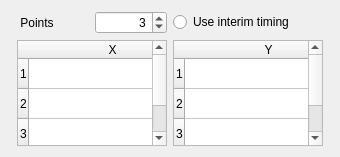
                   <widget class="QWidget" name="LPiecewiseLinear">
                    <property name="geometry">
                     <rect>
                      <x>0</x>
                      <y>0</y>
                      <width>340</width>
                      <height>157</height>
                     </rect>
                    </property>
                    <attribute name="label">
                     <string>Piecewise Linear</string>
                    </attribute>
                    <layout class="QGridLayout" name="gridLayout_85">
                     <item row="0" column="2">
                      <spacer name="verticalSpacer_27">
                       <property name="orientation">
                        <enum>Qt::Vertical</enum>
                       </property>
                       <property name="sizeHint" stdset="0">
                        <size>
                         <width>20</width>
                         <height>40</height>
                        </size>
                       </property>
                      </spacer>
                     </item>
                     <item row="1" column="0">
                      <spacer name="horizontalSpacer_18">
                       <property name="orientation">
                        <enum>Qt::Horizontal</enum>
                       </property>
                       <property name="sizeHint" stdset="0">
                        <size>
                         <width>38</width>
                         <height>20</height>
                        </size>
                       </property>
                      </spacer>
                     </item>
                     <item row="1" column="1" colspan="2">
                      <layout class="QGridLayout" name="gridLayout_48">
                       <property name="sizeConstraint">
                        <enum>QLayout::SetMaximumSize</enum>
                       </property>
                       <item row="0" column="0">
                        <layout class="QHBoxLayout" name="horizontalLayout_4">
                         <item>
                          <layout class="QGridLayout" name="gridLayout_13">
                           <item row="0" column="0">
                            <widget class="QLabel" name="sflPiecePtsLabel">
                             <property name="text">
                              <string> Points</string>
                             </property>
                            </widget>
                           </item>
                           <item row="0" column="1">
                            <widget class="QSpinBox" name="sflPiecePtsSpin">
                             <property name="alignment">
                              <set>Qt::AlignRight|Qt::AlignTrailing|Qt::AlignVCenter</set>
                             </property>
                             <property name="minimum">
                              <number>1</number>
                             </property>
                             <property name="value">
                              <number>3</number>
                             </property>
                            </widget>
                           </item>
                          </layout>
                         </item>
                         <item>
                          <widget class="QRadioButton" name="sflPieceUseInterimRadio">
                           <property name="layoutDirection">
                            <enum>Qt::LeftToRight</enum>
                           </property>
                           <property name="text">
                            <string>Use interim timing  </string>
                           </property>
                          </widget>
                         </item>
                        </layout>
                       </item>
                       <item row="1" column="0">
                        <layout class="QHBoxLayout" name="sflPieceHorizontalLayout">
                         <item>
                          <widget class="QTableWidget" name="sflPieceTableX">
                           <property name="sizePolicy">
                            <sizepolicy hsizetype="Fixed" vsizetype="Expanding">
                             <horstretch>0</horstretch>
                             <verstretch>0</verstretch>
                            </sizepolicy>
                           </property>
                           <property name="minimumSize">
                            <size>
                             <width>0</width>
                             <height>0</height>
                            </size>
                           </property>
                           <property name="maximumSize">
                            <size>
                             <width>150</width>
                             <height>16777215</height>
                            </size>
                           </property>
                           <property name="baseSize">
                            <size>
                             <width>0</width>
                             <height>0</height>
                            </size>
                           </property>
                           <property name="font">
                            <font>
                             <kerning>false</kerning>
                            </font>
                           </property>
                           <property name="focusPolicy">
                            <enum>Qt::WheelFocus</enum>
                           </property>
                           <property name="autoFillBackground">
                            <bool>true</bool>
                           </property>
                           <property name="showDropIndicator" stdset="0">
                            <bool>true</bool>
                           </property>
                           <property name="sortingEnabled">
                            <bool>false</bool>
                           </property>
                           <property name="rowCount">
                            <number>3</number>
                           </property>
                           <property name="columnCount">
                            <number>1</number>
                           </property>
                           <attribute name="horizontalHeaderCascadingSectionResizes">
                            <bool>true</bool>
                           </attribute>
                           <attribute name="horizontalHeaderDefaultSectionSize">
                            <number>167</number>
                           </attribute>
                           <attribute name="horizontalHeaderStretchLastSection">
                            <bool>true</bool>
                           </attribute>
                           <attribute name="verticalHeaderCascadingSectionResizes">
                            <bool>true</bool>
                           </attribute>
                           <attribute name="verticalHeaderStretchLastSection">
                            <bool>false</bool>
                           </attribute>
                           <attribute name="horizontalHeaderStretchLastSection">
                            <bool>true</bool>
                           </attribute>
                           <attribute name="horizontalHeaderCascadingSectionResizes">
                            <bool>true</bool>
                           </attribute>
                           <attribute name="verticalHeaderCascadingSectionResizes">
                            <bool>true</bool>
                           </attribute>
                           <attribute name="verticalHeaderStretchLastSection">
                            <bool>false</bool>
                           </attribute>
                           <attribute name="horizontalHeaderDefaultSectionSize">
                            <number>167</number>
                           </attribute>
                           <row/>
                           <row/>
                           <row/>
                           <column>
                            <property name="text">
                             <string>X</string>
                            </property>
                           </column>
                           <item row="0" column="0">
                            <property name="text">
                             <string/>
                            </property>
                            <property name="textAlignment">
                             <set>AlignRight|AlignVCenter</set>
                            </property>
                           </item>
                           <item row="1" column="0">
                            <property name="text">
                             <string/>
                            </property>
                            <property name="textAlignment">
                             <set>AlignRight|AlignVCenter</set>
                            </property>
                           </item>
                           <item row="2" column="0">
                            <property name="text">
                             <string/>
                            </property>
                            <property name="textAlignment">
                             <set>AlignRight|AlignVCenter</set>
                            </property>
                           </item>
                          </widget>
                         </item>
                         <item>
                          <widget class="QTableWidget" name="sflPieceTableY">
                           <property name="sizePolicy">
                            <sizepolicy hsizetype="Fixed" vsizetype="Expanding">
                             <horstretch>0</horstretch>
                             <verstretch>0</verstretch>
                            </sizepolicy>
                           </property>
                           <property name="minimumSize">
                            <size>
                             <width>0</width>
                             <height>0</height>
                            </size>
                           </property>
                           <property name="maximumSize">
                            <size>
                             <width>150</width>
                             <height>16777215</height>
                            </size>
                           </property>
                           <property name="baseSize">
                            <size>
                             <width>0</width>
                             <height>0</height>
                            </size>
                           </property>
                           <property name="font">
                            <font>
                             <kerning>false</kerning>
                            </font>
                           </property>
                           <property name="autoFillBackground">
                            <bool>true</bool>
                           </property>
                           <property name="showDropIndicator" stdset="0">
                            <bool>true</bool>
                           </property>
                           <property name="sortingEnabled">
                            <bool>false</bool>
                           </property>
                           <property name="rowCount">
                            <number>3</number>
                           </property>
                           <property name="columnCount">
                            <number>1</number>
                           </property>
                           <attribute name="horizontalHeaderCascadingSectionResizes">
                            <bool>true</bool>
                           </attribute>
                           <attribute name="horizontalHeaderDefaultSectionSize">
                            <number>167</number>
                           </attribute>
                           <attribute name="horizontalHeaderShowSortIndicator" stdset="0">
                            <bool>false</bool>
                           </attribute>
                           <attribute name="horizontalHeaderStretchLastSection">
                            <bool>true</bool>
                           </attribute>
                           <attribute name="verticalHeaderCascadingSectionResizes">
                            <bool>true</bool>
                           </attribute>
                           <attribute name="verticalHeaderShowSortIndicator" stdset="0">
                            <bool>false</bool>
                           </attribute>
                           <attribute name="verticalHeaderStretchLastSection">
                            <bool>false</bool>
                           </attribute>
                           <attribute name="horizontalHeaderShowSortIndicator" stdset="0">
                            <bool>false</bool>
                           </attribute>
                           <attribute name="horizontalHeaderStretchLastSection">
                            <bool>true</bool>
                           </attribute>
                           <attribute name="horizontalHeaderCascadingSectionResizes">
                            <bool>true</bool>
                           </attribute>
                           <attribute name="verticalHeaderCascadingSectionResizes">
                            <bool>true</bool>
                           </attribute>
                           <attribute name="verticalHeaderShowSortIndicator" stdset="0">
                            <bool>false</bool>
                           </attribute>
                           <attribute name="verticalHeaderStretchLastSection">
                            <bool>false</bool>
                           </attribute>
                           <attribute name="horizontalHeaderDefaultSectionSize">
                            <number>167</number>
                           </attribute>
                           <row/>
                           <row/>
                           <row/>
                           <column>
                            <property name="text">
                             <string>Y</string>
                            </property>
                           </column>
                           <item row="0" column="0">
                            <property name="text">
                             <string/>
                            </property>
                            <property name="textAlignment">
                             <set>AlignRight|AlignVCenter</set>
                            </property>
                           </item>
                           <item row="1" column="0">
                            <property name="text">
                             <string/>
                            </property>
                            <property name="textAlignment">
                             <set>AlignRight|AlignVCenter</set>
                            </property>
                           </item>
                           <item row="2" column="0">
                            <property name="text">
                             <string/>
                            </property>
                            <property name="textAlignment">
                             <set>AlignRight|AlignVCenter</set>
                            </property>
                           </item>
                          </widget>
                         </item>
                        </layout>
                       </item>
                      </layout>
                     </item>
                     <item row="1" column="3">
                      <spacer name="horizontalSpacer_19">
                       <property name="orientation">
                        <enum>Qt::Horizontal</enum>
                       </property>
                       <property name="sizeHint" stdset="0">
                        <size>
                         <width>38</width>
                         <height>20</height>
                        </size>
                       </property>
                      </spacer>
                     </item>
                     <item row="2" column="1">
                      <spacer name="verticalSpacer_26">
                       <property name="orientation">
                        <enum>Qt::Vertical</enum>
                       </property>
                       <property name="sizeHint" stdset="0">
                        <size>
                         <width>20</width>
                         <height>40</height>
                        </size>
                       </property>
                      </spacer>
                     </item>
                    </layout>
                   </widget>
